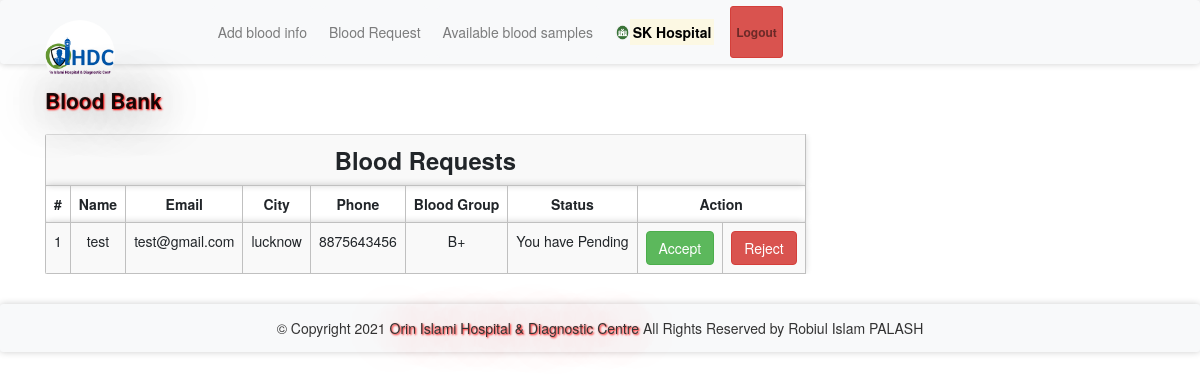
The app's page /bloodrequest.php (signed in) with its own data.
### tables this page shows
CREATE TABLE `bloodrequest` (
  `reqid` int(11) NOT NULL,
  `hid` int(11) NOT NULL,
  `rid` int(11) NOT NULL,
  `bg` varchar(11) NOT NULL,
  `status` varchar(100) NOT NULL DEFAULT 'Pending'
);

CREATE TABLE `receivers` (
  `id` int(11) NOT NULL,
  `rname` varchar(100) NOT NULL,
  `remail` varchar(100) NOT NULL,
  `rpassword` varchar(100) NOT NULL,
  `rphone` varchar(100) NOT NULL,
  `rbg` varchar(10) NOT NULL,
  `rcity` varchar(100) NOT NULL
);

### message.php (called while the page is built, shortened)
<?php $counter=0; if(isset($_GET['msg'])) { ?>
	<div class="col-5 alert alert alert-success alert-dismissible fade show card" id="message">
		<button type="button" class="close" data-dismiss="alert" title="close">&times;</button><?php echo $_GET['msg'];?>
	</div>
<?php }?>

### bloodrequest.php (the view, shortened to what this page needs)
<?php
require 'file/connection.php';
  if(!isset($_SESSION['hid']))
  {
  header('location:login.php');
  }
  else {
    $hid = $_SESSION['hid'];
    $sql = "select bloodrequest.*, receivers.* from bloodrequest, receivers where hid='$hid' && bloodrequest.rid=receivers.id";
    $result = mysqli_query($conn, $sql);
?>
<!DOCTYPE html>
<html>
<?php require 'head.php'; ?>
<body>
	<?php require 'header.php'; ?>
	<div class="container cont">
		<?php require 'message.php'; ?>
	<table class="table table-responsive table-striped rounded mb-5">
		<tr><th colspan="9" class="title">Blood requests</th></tr>
		<tr>
			<th>#</th>
			<th>Name</th>
			<th>Email</th>
			<th>City</th>
			<th>Phone</th>
			<th>Blood Group</th>
			<th>Status</th>
			<th colspan="2">Action</th>
		</tr>
		<?php while($row = mysqli_fetch_array($result)) { ?>
		<tr>
			<td><?php echo ++$counter;?></td>
			<td><?php echo $row['rname'];?></td>
			<td><?php echo $row['remail'];?></td>
			<td><?php echo $row['rcity'];?></td>
			<td><?php echo $row['rphone'];?></td>
			<td><?php echo $row['bg'];?></td>
			<td><?php echo 'You have '.$row['status'];?></td>
			<td><?php if($row['status'] == 'Accepted'){ ?> <a href="" class="btn btn-success disabled">Accepted</a> <?php }
			else{ ?>
				<a href="file/accept.php?reqid=<?php echo $row['reqid'];?>" class="btn btn-success">Accept</a>
			<?php } ?>
			</td>
			<td><?php if($row['status'] == 'Rejected'){ ?> <a href="" class="btn btn-danger disabled">Rejected</a> <?php }
			else{ ?>
				<a href="file/reject.php?reqid=<?php echo $row['reqid'];?>" class="btn btn-danger">Reject</a>
			<?php } ?>
			</td>
		</tr>
		<?php } ?>
	</table>
</div>
    <?php require 'footer.php'; ?>
</body>
</html>
<?php } ?>

### css/style.css (style rules this page uses)
.cont { padding-top: 40px; text-align: justify; font-size: 1em; }
.card ,nav, .footer,tr,video { border-radius: 3px; transition: all 200ms ease-out; box-shadow: 0px 0px 7px rgba(0, 0, 0, 0.2); }
tr,th,td { border:0.1px solid silver; text-align: center; }
.title { font-weight: bold; font-size: 1.7em; text-transform: capitalize; text-align: center; }
a:link { text-decoration: none; }

### records on screen
bloodrequest: receivers.rname "test", receivers.remail "test@gmail.com", receivers.rcity "lucknow", receivers.rphone "8875643456", bg "B+", status "Pending"

### other values on screen
$_SESSION['hname'] "SK Hospital"
